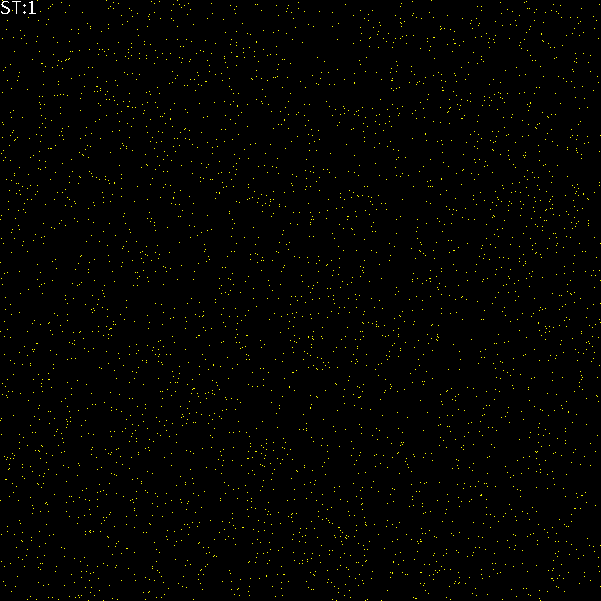
Frame 1 (no input)
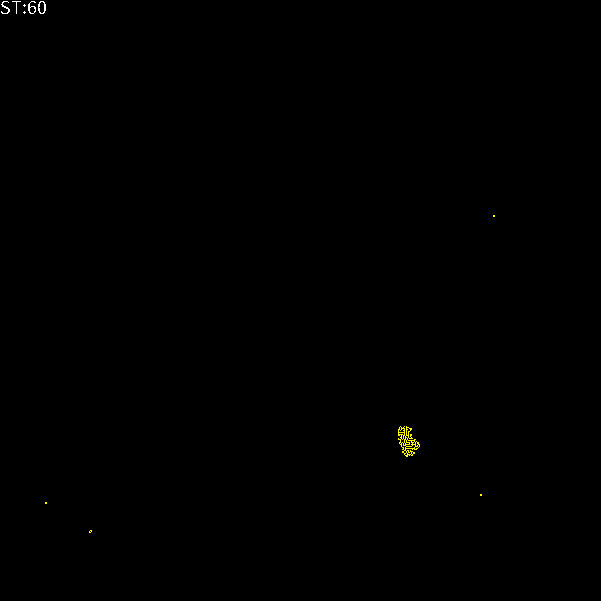
Frame 60 (the mouse pressed at the canvas centre just before this capture)
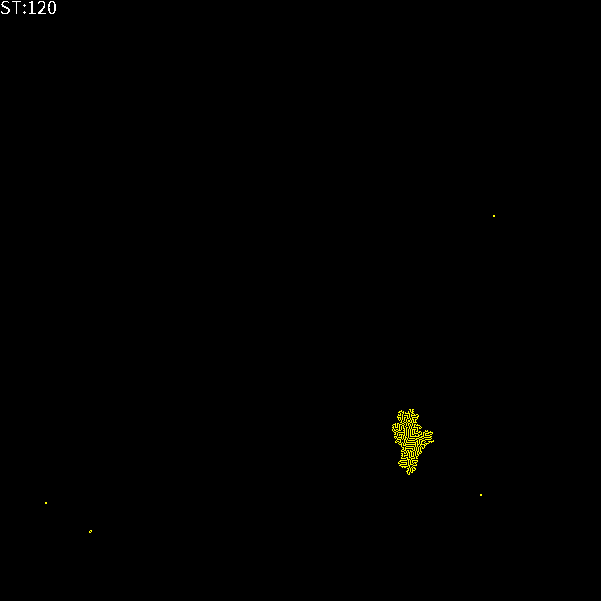
Frame 120 (the mouse held since frame 60 and released just before this capture)

The Processing sketch that drew these frames (run headless with seeded random() and noise(); from frame 60 on, the mouse is pressed at the canvas centre):

// Processing sketch: asynchronic2DminoptmaxMVneib
// ── asynchronic2DminoptmaxMVneib.pde
/// Rule: "Min:1 Best:2 Max:2 or 3 neighbors". 
/// Two-dimensional, vonNeuman/Moore, asynchronous cellular automaton.
//-/////////////////////////////////////////////////////////////////////

final int MinN=2; //Minimal number of neighbors allowed
final int OptN=3; //Number of neighbors needed to reproduce
final int MaxN=4; //Maximal number of neighbors allowed

final int     WorldSide=601;  //Side lenght of simulation world (square)
final float   Dens=0.01;      //Initial density in the lattice World
final boolean withM=true;     //With or without Moore neighbors

int[][] World=new int[WorldSide][WorldSide]; //2 dimensional world <=> "matrix" or "lattice" 
                                            
int FR=30; //desired simulation speed

void setup()
{
  size(601,601); //squre canvas
  noSmooth();    //much faster drawing
  frameRate(FR);
    
  if(Dens>0) //initialisation
  {
    for(int i=0;i<WorldSide;i++) 
      for(int j=0;j<WorldSide;j++) 
        if(random(1.0)<Dens)
          World[i][j]=1;
  }
  else
  {
    World[WorldSide/2][WorldSide/2]=1;
    World[WorldSide/2+1][WorldSide/2]=1;
  }
}

void visualisation()
{
  for(int i=0;i<WorldSide;i++)
    for(int j=0;j<WorldSide;j++) 
    {                      
      switch(World[i][j]){ 
      case 1:stroke(255,255,0);break;
      case 0:stroke(0,0,0);break;
      default: stroke(255,0,0); //"emergency color"
      break;
      } 
      point(i,j);
    }
}

int t=0; ///< is global

void draw() ///< uses global t
{  
  visualisation();
  
  // Monte Carlo step
  int N=WorldSide*WorldSide;
  for(int a=0;a<N;a++)
  {
       //draw the agent's indexes
       int i=int(random(WorldSide));
       int j=int(random(WorldSide));
       
       //Rule: "Min-Best-Max neighbors"
       int right = (i+1) % WorldSide;      
       int left  = (WorldSide+i-1) % WorldSide;
       int dw=(j+1) % WorldSide;   
       int up=(WorldSide+j-1) % WorldSide;
       
       int sum =  World[left][j] + World[right][j] + World[i][up] + World[i][dw] +      
                  // corners:
                  ( withM ? World[left][up]  + World[right][up] + World[left][dw] + World[right][dw] : 0 )
                  ; //sum of living neighbors = sum of states of neighbors (states 0 and 1 only)
      
       //Implementation of the rule
       if(World[i][j]==0) //Empty central cell
       {
         if(sum==OptN) //Become... 
            World[i][j]=1; //Become...
       }
       else //Central cell dies of loneliness or over-density
         if(sum<MinN || MaxN<sum)
            World[i][j]=0;
  }
    
  t++;//next step
  textSize(20);textAlign(LEFT,TOP); text("ST:"+t,0,0); // In processing, you can concatenate strings with numbers and variables representing numbers.
}

/// @date 2026-10-07 (https://github.com/borkowsk/bookProcessingEN/)
